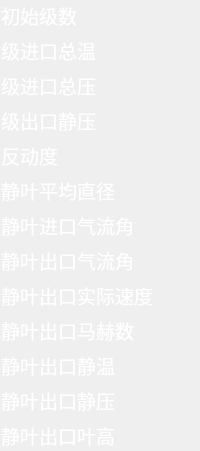
             <widget class="QFrame" name="frame6">
              <layout class="QVBoxLayout" name="verticalLayout_14">
               <property name="leftMargin">
                <number>1</number>
               </property>
               <property name="topMargin">
                <number>1</number>
               </property>
               <property name="rightMargin">
                <number>1</number>
               </property>
               <property name="bottomMargin">
                <number>1</number>
               </property>
               <item>
                <widget class="QLabel" name="label_yiwei_59">
                 <property name="sizePolicy">
                  <sizepolicy hsizetype="Preferred" vsizetype="Expanding">
                   <horstretch>0</horstretch>
                   <verstretch>0</verstretch>
                  </sizepolicy>
                 </property>
                 <property name="font">
                  <font>
                   <family>Algerian</family>
                   <pointsize>14</pointsize>
                   <weight>50</weight>
                   <bold>false</bold>
                  </font>
                 </property>
                 <property name="layoutDirection">
                  <enum>Qt::LeftToRight</enum>
                 </property>
                 <property name="styleSheet">
                  <string notr="true">color: rgb(255, 255, 255);
</string>
                 </property>
                 <property name="text">
                  <string>&lt;html&gt;&lt;head/&gt;&lt;body&gt;&lt;p&gt;初始级数 &lt;/p&gt;&lt;/body&gt;&lt;/html&gt;</string>
                 </property>
                </widget>
               </item>
               <item>
                <widget class="QLabel" name="label_yiwei_60">
                 <property name="sizePolicy">
                  <sizepolicy hsizetype="Preferred" vsizetype="Expanding">
                   <horstretch>0</horstretch>
                   <verstretch>0</verstretch>
                  </sizepolicy>
                 </property>
                 <property name="font">
                  <font>
                   <family>Algerian</family>
                   <pointsize>14</pointsize>
                   <weight>50</weight>
                   <bold>false</bold>
                  </font>
                 </property>
                 <property name="layoutDirection">
                  <enum>Qt::LeftToRight</enum>
                 </property>
                 <property name="styleSheet">
                  <string notr="true">color: rgb(255, 255, 255);
</string>
                 </property>
                 <property name="text">
                  <string>&lt;html&gt;&lt;head/&gt;&lt;body&gt;&lt;p&gt;级进口总温&lt;/p&gt;&lt;/body&gt;&lt;/html&gt;</string>
                 </property>
                </widget>
               </item>
               <item>
                <widget class="QLabel" name="label_yiwei_61">
                 <property name="sizePolicy">
                  <sizepolicy hsizetype="Preferred" vsizetype="Expanding">
                   <horstretch>0</horstretch>
                   <verstretch>0</verstretch>
                  </sizepolicy>
                 </property>
                 <property name="font">
                  <font>
                   <family>Algerian</family>
                   <pointsize>14</pointsize>
                   <weight>50</weight>
                   <bold>false</bold>
                  </font>
                 </property>
                 <property name="layoutDirection">
                  <enum>Qt::LeftToRight</enum>
                 </property>
                 <property name="styleSheet">
                  <string notr="true">color: rgb(255, 255, 255);
</string>
                 </property>
                 <property name="text">
                  <string>&lt;html&gt;&lt;head/&gt;&lt;body&gt;&lt;p&gt;级进口总压 &lt;/p&gt;&lt;/body&gt;&lt;/html&gt;</string>
                 </property>
                </widget>
               </item>
               <item>
                <widget class="QLabel" name="label_yiwei_65">
                 <property name="sizePolicy">
                  <sizepolicy hsizetype="Preferred" vsizetype="Expanding">
                   <horstretch>0</horstretch>
                   <verstretch>0</verstretch>
                  </sizepolicy>
                 </property>
                 <property name="font">
                  <font>
                   <family>Algerian</family>
                   <pointsize>14</pointsize>
                   <weight>50</weight>
                   <bold>false</bold>
                  </font>
                 </property>
                 <property name="layoutDirection">
                  <enum>Qt::LeftToRight</enum>
                 </property>
                 <property name="styleSheet">
                  <string notr="true">color: rgb(255, 255, 255);
</string>
                 </property>
                 <property name="text">
                  <string>&lt;html&gt;&lt;head/&gt;&lt;body&gt;&lt;p&gt;&lt;span style=&quot; font-family:'Calibri','宋体';&quot;&gt;级出口静压&lt;/span&gt;&lt;/p&gt;&lt;/body&gt;&lt;/html&gt;</string>
                 </property>
                </widget>
               </item>
               <item>
                <widget class="QLabel" name="label_yiwei_66">
                 <property name="sizePolicy">
                  <sizepolicy hsizetype="Preferred" vsizetype="Expanding">
                   <horstretch>0</horstretch>
                   <verstretch>0</verstretch>
                  </sizepolicy>
                 </property>
                 <property name="font">
                  <font>
                   <family>Algerian</family>
                   <pointsize>14</pointsize>
                   <weight>50</weight>
                   <bold>false</bold>
                  </font>
                 </property>
                 <property name="layoutDirection">
                  <enum>Qt::LeftToRight</enum>
                 </property>
                 <property name="styleSheet">
                  <string notr="true">color: rgb(255, 255, 255);
</string>
                 </property>
                 <property name="text">
                  <string>&lt;html&gt;&lt;head/&gt;&lt;body&gt;&lt;p&gt;&lt;span style=&quot; font-family:'Calibri','宋体';&quot;&gt;反动度&lt;/span&gt;&lt;/p&gt;&lt;/body&gt;&lt;/html&gt;</string>
                 </property>
                </widget>
               </item>
               <item>
                <widget class="QLabel" name="label_yiwei_62">
                 <property name="sizePolicy">
                  <sizepolicy hsizetype="Preferred" vsizetype="Expanding">
                   <horstretch>0</horstretch>
                   <verstretch>0</verstretch>
                  </sizepolicy>
                 </property>
                 <property name="font">
                  <font>
                   <family>Algerian</family>
                   <pointsize>14</pointsize>
                   <weight>50</weight>
                   <bold>false</bold>
                  </font>
                 </property>
                 <property name="layoutDirection">
                  <enum>Qt::LeftToRight</enum>
                 </property>
                 <property name="styleSheet">
                  <string notr="true">color: rgb(255, 255, 255);
</string>
                 </property>
                 <property name="text">
                  <string>&lt;html&gt;&lt;head/&gt;&lt;body&gt;&lt;p&gt;&lt;span style=&quot; font-family:'Calibri','宋体';&quot;&gt;静叶平均直径&lt;/span&gt;&lt;/p&gt;&lt;/body&gt;&lt;/html&gt;</string>
                 </property>
                </widget>
               </item>
               <item>
                <widget class="QLabel" name="label_yiwei_63">
                 <property name="sizePolicy">
                  <sizepolicy hsizetype="Preferred" vsizetype="Expanding">
                   <horstretch>0</horstretch>
                   <verstretch>0</verstretch>
                  </sizepolicy>
                 </property>
                 <property name="font">
                  <font>
                   <family>Algerian</family>
                   <pointsize>14</pointsize>
                   <weight>50</weight>
                   <bold>false</bold>
                  </font>
                 </property>
                 <property name="layoutDirection">
                  <enum>Qt::LeftToRight</enum>
                 </property>
                 <property name="styleSheet">
                  <string notr="true">color: rgb(255, 255, 255);
</string>
                 </property>
                 <property name="text">
                  <string>&lt;html&gt;&lt;head/&gt;&lt;body&gt;&lt;p&gt;&lt;span style=&quot; font-family:'Calibri','宋体';&quot;&gt;静叶进口气流角&lt;/span&gt;&lt;/p&gt;&lt;/body&gt;&lt;/html&gt;</string>
                 </property>
                </widget>
               </item>
               <item>
                <widget class="QLabel" name="label_yiwei_64">
                 <property name="sizePolicy">
                  <sizepolicy hsizetype="Preferred" vsizetype="Expanding">
                   <horstretch>0</horstretch>
                   <verstretch>0</verstretch>
                  </sizepolicy>
                 </property>
                 <property name="font">
                  <font>
                   <family>Algerian</family>
                   <pointsize>14</pointsize>
                   <weight>50</weight>
                   <bold>false</bold>
                  </font>
                 </property>
                 <property name="layoutDirection">
                  <enum>Qt::LeftToRight</enum>
                 </property>
                 <property name="styleSheet">
                  <string notr="true">color: rgb(255, 255, 255);
</string>
                 </property>
                 <property name="text">
                  <string>&lt;html&gt;&lt;head/&gt;&lt;body&gt;&lt;p&gt;&lt;span style=&quot; font-family:'Calibri','宋体';&quot;&gt;静叶出口气流角&lt;/span&gt;&lt;/p&gt;&lt;/body&gt;&lt;/html&gt;</string>
                 </property>
                </widget>
               </item>
               <item>
                <widget class="QLabel" name="label_yiwei_67">
                 <property name="sizePolicy">
                  <sizepolicy hsizetype="Preferred" vsizetype="Expanding">
                   <horstretch>0</horstretch>
                   <verstretch>0</verstretch>
                  </sizepolicy>
                 </property>
                 <property name="font">
                  <font>
                   <family>Algerian</family>
                   <pointsize>14</pointsize>
                   <weight>50</weight>
                   <bold>false</bold>
                  </font>
                 </property>
                 <property name="layoutDirection">
                  <enum>Qt::LeftToRight</enum>
                 </property>
                 <property name="styleSheet">
                  <string notr="true">color: rgb(255, 255, 255);
</string>
                 </property>
                 <property name="text">
                  <string>&lt;html&gt;&lt;head/&gt;&lt;body&gt;&lt;p&gt;&lt;span style=&quot; font-family:'Calibri','宋体';&quot;&gt;静叶出口实际速度&lt;/span&gt;&lt;/p&gt;&lt;/body&gt;&lt;/html&gt;</string>
                 </property>
                </widget>
               </item>
               <item>
                <widget class="QLabel" name="label_yiwei_68">
                 <property name="sizePolicy">
                  <sizepolicy hsizetype="Preferred" vsizetype="Expanding">
                   <horstretch>0</horstretch>
                   <verstretch>0</verstretch>
                  </sizepolicy>
                 </property>
                 <property name="font">
                  <font>
                   <family>Algerian</family>
                   <pointsize>14</pointsize>
                   <weight>50</weight>
                   <bold>false</bold>
                  </font>
                 </property>
                 <property name="layoutDirection">
                  <enum>Qt::LeftToRight</enum>
                 </property>
                 <property name="styleSheet">
                  <string notr="true">color: rgb(255, 255, 255);
</string>
                 </property>
                 <property name="text">
                  <string>&lt;html&gt;&lt;head/&gt;&lt;body&gt;&lt;p&gt;&lt;span style=&quot; font-family:'Calibri','宋体';&quot;&gt;静叶出口马赫数&lt;/span&gt;&lt;/p&gt;&lt;/body&gt;&lt;/html&gt;</string>
                 </property>
                </widget>
               </item>
               <item>
                <widget class="QLabel" name="label_yiwei_69">
                 <property name="sizePolicy">
                  <sizepolicy hsizetype="Preferred" vsizetype="Expanding">
                   <horstretch>0</horstretch>
                   <verstretch>0</verstretch>
                  </sizepolicy>
                 </property>
                 <property name="font">
                  <font>
                   <family>Algerian</family>
                   <pointsize>14</pointsize>
                   <weight>50</weight>
                   <bold>false</bold>
                  </font>
                 </property>
                 <property name="layoutDirection">
                  <enum>Qt::LeftToRight</enum>
                 </property>
                 <property name="styleSheet">
                  <string notr="true">color: rgb(255, 255, 255);
</string>
                 </property>
                 <property name="text">
                  <string>&lt;html&gt;&lt;head/&gt;&lt;body&gt;&lt;p&gt;&lt;span style=&quot; font-family:'Calibri','宋体';&quot;&gt;静叶出口静温&lt;/span&gt;&lt;/p&gt;&lt;/body&gt;&lt;/html&gt;</string>
                 </property>
                </widget>
               </item>
               <item>
                <widget class="QLabel" name="label_yiwei_70">
                 <property name="sizePolicy">
                  <sizepolicy hsizetype="Preferred" vsizetype="Expanding">
                   <horstretch>0</horstretch>
                   <verstretch>0</verstretch>
                  </sizepolicy>
                 </property>
                 <property name="font">
                  <font>
                   <family>Algerian</family>
                   <pointsize>14</pointsize>
                   <weight>50</weight>
                   <bold>false</bold>
                  </font>
                 </property>
                 <property name="layoutDirection">
                  <enum>Qt::LeftToRight</enum>
                 </property>
                 <property name="styleSheet">
                  <string notr="true">color: rgb(255, 255, 255);
</string>
                 </property>
                 <property name="text">
                  <string>&lt;html&gt;&lt;head/&gt;&lt;body&gt;&lt;p&gt;&lt;span style=&quot; font-family:'Calibri','宋体';&quot;&gt;静叶出口静压&lt;/span&gt;&lt;/p&gt;&lt;/body&gt;&lt;/html&gt;</string>
                 </property>
                </widget>
               </item>
               <item>
                <widget class="QLabel" name="label_yiwei_71">
                 <property name="sizePolicy">
                  <sizepolicy hsizetype="Preferred" vsizetype="Expanding">
                   <horstretch>0</horstretch>
                   <verstretch>0</verstretch>
                  </sizepolicy>
                 </property>
                 <property name="font">
                  <font>
                   <family>Algerian</family>
                   <pointsize>14</pointsize>
                   <weight>50</weight>
                   <bold>false</bold>
                  </font>
                 </property>
                 <property name="layoutDirection">
                  <enum>Qt::LeftToRight</enum>
                 </property>
                 <property name="styleSheet">
                  <string notr="true">color: rgb(255, 255, 255);
</string>
                 </property>
                 <property name="text">
                  <string>&lt;html&gt;&lt;head/&gt;&lt;body&gt;&lt;p&gt;&lt;span style=&quot; font-family:'Calibri','宋体';&quot;&gt;静叶出口叶高&lt;/span&gt;&lt;/p&gt;&lt;/body&gt;&lt;/html&gt;</string>
                 </property>
                </widget>
               </item>
              </layout>
             </widget>
